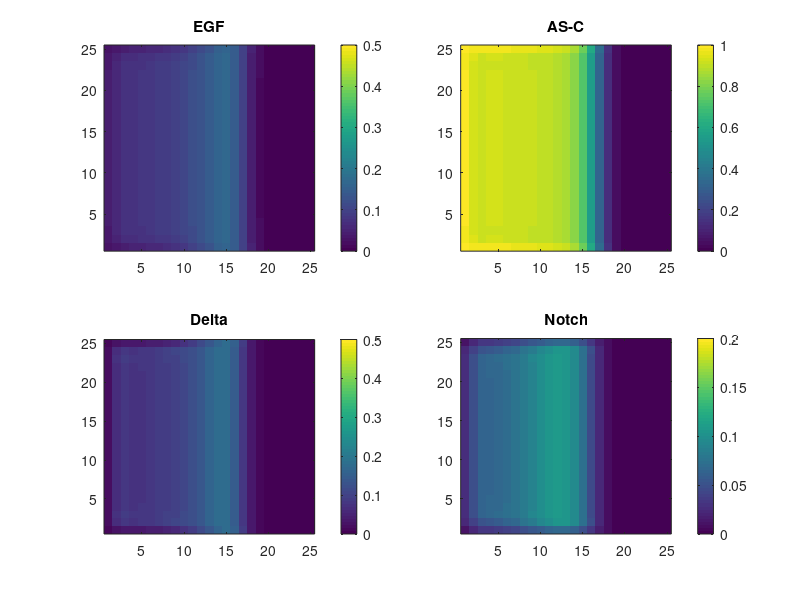

Source code (MATLAB):
Tmax=200;Xmax=25;
dt=0.1;dx=1;dx2=dx*dx;
de=1;ke=1;ae=1;ea=10;kn=1;dn=0.25;dc=0.25;kd=1;ad=1;
E=zeros(Xmax,Xmax,Tmax);En=zeros(Xmax,Xmax);
N=zeros(Xmax,Xmax,Tmax);D=zeros(Xmax,Xmax,Tmax);
A=zeros(Xmax,Xmax,Tmax);A(:,1,1)=0.5;
Etemp=zeros(Xmax,Xmax);Eright=Etemp;Eleft=Etemp;Eup=Etemp;Edown=Etemp;
for T=1:Tmax-1
    Etemp=E(:,:,T);
    Eright(:,Xmax)=Etemp(:,Xmax);Eright(:,1:Xmax-1)=Etemp(:,2:Xmax);
    Eleft(:,1)=Etemp(:,1);Eleft(:,2:Xmax)=Etemp(:,1:Xmax-1);
    Eup(Xmax,:)=Etemp(Xmax,:);Eup(1:Xmax-1,:)=Etemp(2:Xmax,:);
    Edown(1,:)=Etemp(1,:);Edown(2:Xmax,:)=Etemp(1:Xmax-1,:);
    E(:,:,T+1)=dt*(de*(Eright+Eleft+Eup+Edown-4*Etemp)/dx2-ke*E(:,:,T)+ae*A(:,:,T).*(1-A(:,:,T)))+E(:,:,T);   
    for X=2: Xmax-1
        for Y=2:Xmax-1
            N(Y,X,T+1)= N(Y,X,T) + dt*( dn*( D(Y,X+1,T)+D(Y,X-1,T)+D(Y+1,X,T)+D(Y-1,X,T)) -dc*D(Y,X,T) -kn*N(Y,X,T) );                     
        end
    end
    for X=2: Xmax-1        
        N(1,X,T+1)= N(1,X,T) + dt*( dn*( D(1,X+1,T)+D(1,X-1,T)+D(2,X,T)) -dc*D(1,X,T) -kn*N(1,X,T));  
        N(Xmax,X,T+1)= N(Xmax,X,T) + dt*( dn*( D(Xmax,X+1,T)+D(Xmax,X-1,T)+D(Xmax-1,X,T)) -dc*D(Xmax,X,T) -kn*N(Xmax,X,T) );         
    end
    for Y=2: Xmax-1        
        N(Y,1,T+1)= N(Y,1,T) + dt*( dn*( D(Y+1,1,T)+D(Y-1,1,T)+D(Y,2,T)) -dc*D(Y,1,T) -kn*N(Y,1,T) );  
        N(Y,Xmax,T+1)= N(Y,Xmax,T) + dt*( dn*( D(Y+1,Xmax,T)+D(Y-1,Xmax,T)+D(Y,Xmax-1,T)) -dc*D(Y,Xmax,T) -kn*N(Y,Xmax,T) );         
    end       
    N(1,1,T+1)= N(1,1,T) + dt*( dn*( D(1,2,T)+D(2,1,T)) -dc*D(1,1,T) -kn*N(1,1,T));  
    N(Xmax,1,T+1)= N(Xmax,1,T) + dt*( dn*( D(Xmax,2,T)+D(Xmax-1,1,T)) -dc*D(Xmax,1,T) -kn*N(Xmax,1,T) );         
    N(1,Xmax,T+1)= N(1,Xmax,T) + dt*( dn*( D(2,Xmax,T)+D(1,Xmax-1,T)) -dc*D(1,Xmax,T) -kn*N(1,Xmax,T) );
    N(Xmax,Xmax,T+1)= N(Xmax,Xmax,T) + dt*( dn*( D(Xmax,Xmax-1,T)+D(Xmax-1,Xmax,T)) -dc*D(Xmax,Xmax,T) -kn*N(Xmax,Xmax,T) );       
    D(:,:,T+1)=dt*(-kd*D(:,:,T)+ad*A(:,:,T).*(1-A(:,:,T)))+D(:,:,T);
    En=E(:,:,T)-N(:,:,T);En=En.*(En>0);
    A(:,:,T+1)=dt*(ea*(1-A(:,:,T)).*En)+A(:,:,T);
end
figure('Position',[0 100 1000 600]);
for T=1:10:100
    subplot(2,2,1);imagesc(E(:,:,T),[0 0.5]);set(gca,'YDir','normal');title('EGF');colorbar;
    subplot(2,2,2);imagesc(A(:,:,T),[0 1]);set(gca,'YDir','normal');title('AS-C');colorbar;
    subplot(2,2,3);imagesc(D(:,:,T),[0 0.5]);set(gca,'YDir','normal');title('Delta');colorbar;
    subplot(2,2,4);imagesc(N(:,:,T),[0 0.2]);set(gca,'YDir','normal');title('Notch');colorbar;
    pause(0.001);
end
